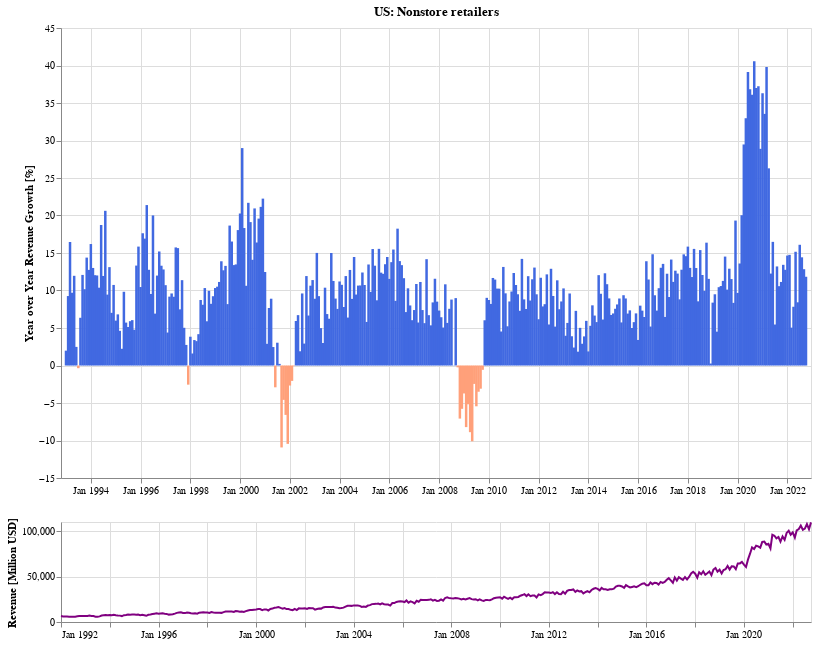

Notebook cell for this chart:
### Markdown cell above
### What is the trend for non-store retailers (ecommerce)?

### Code cell
doComboChartFor('Nonstore retailers', df_combined)

### Figure 1 — Vega-Lite specification as saved in the notebook (floating-point values rounded to 4 significant figures; data arrays with more than 128 entries replaced by an {"elided": "..."} marker saying what was removed)
{"config": {"view": {"continuousWidth": 400, "continuousHeight": 300}}, "vconcat": [{"mark": {"type": "bar", "color": "royalblue", "size": 2.5}, "encoding": {"color": {"condition": {"value": "lightsalmon", "test": "datum['yoy'] < 0"}, "value": "royalblue"}, "tooltip": [{"field": "dt", "format": "%B %Y", "title": "Period", "type": "temporal"}, {"field": "yoy", "format": ",.02f", "type": "quantitative"}], "x": {"axis": {"format": "%b %Y", "title": ""}, "field": "dt", "impute": {"value": null}, "scale": {"domain": {"selection": "selector005"}}, "type": "temporal"}, "y": {"axis": {"title": "Year over Year Revenue Growth [%]"}, "field": "yoy", "type": "quantitative"}}, "height": 450, "title": "US: Nonstore retailers", "transform": [{"window": [{"op": "lag", "field": "Nonstore retailers", "param": 12, "as": "previous"}], "sort": [{"field": "dt"}]}, {"calculate": "((datum['Nonstore retailers'] - datum.previous) / datum.previous) * 100", "as": "yoy"}, {"filter": "datum['yoy'] < 100"}], "width": 750}, {"mark": {"type": "line", "color": "purple"}, "encoding": {"tooltip": [{"field": "dt", "format": "%b %Y", "type": "temporal"}, {"field": "yoy", "format": ",.02f", "type": "quantitative"}], "x": {"axis": {"format": "%b %Y", "title": ""}, "field": "dt", "type": "temporal"}, "y": {"axis": {"title": "Revenue [Million USD]"}, "field": "Nonstore retailers", "type": "quantitative"}}, "height": 100, "selection": {"selector005": {"type": "interval", "encodings": ["x"]}}, "width": 750}], "background": "white", "data": {"name": "data-73ec0a12a71a3e8f6a60044b7bf8eacb"}, "$schema": "https://vega.github.io/schema/vega-lite/v4.17.0.json", "datasets": {"data-73ec0a12a71a3e8f6a60044b7bf8eacb": {"elided": "370 records"}}}
